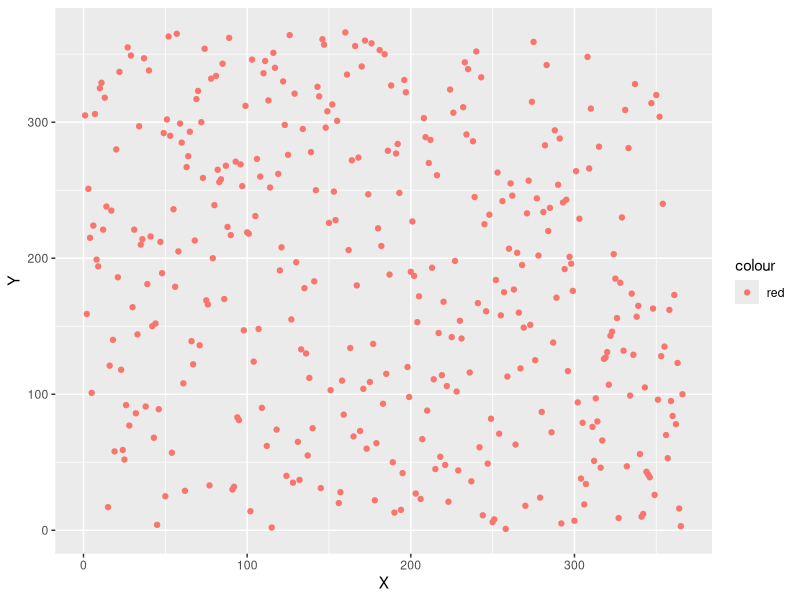
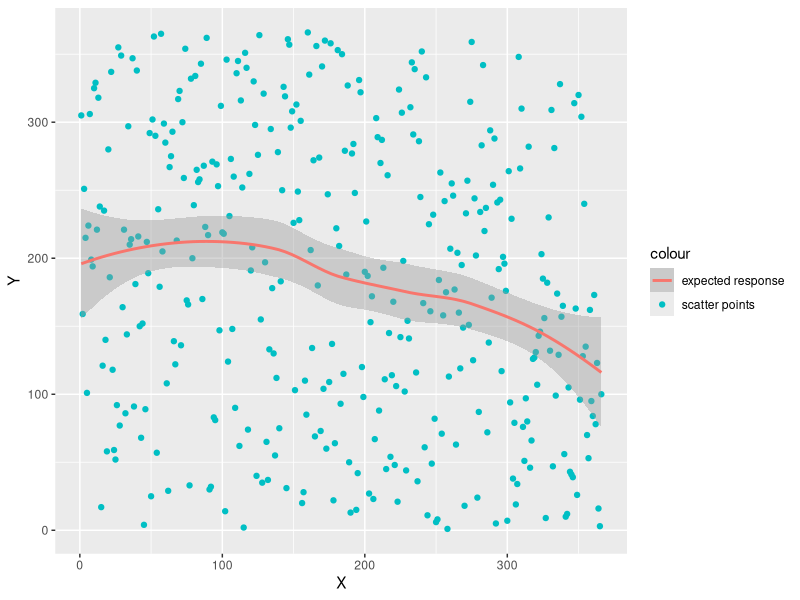
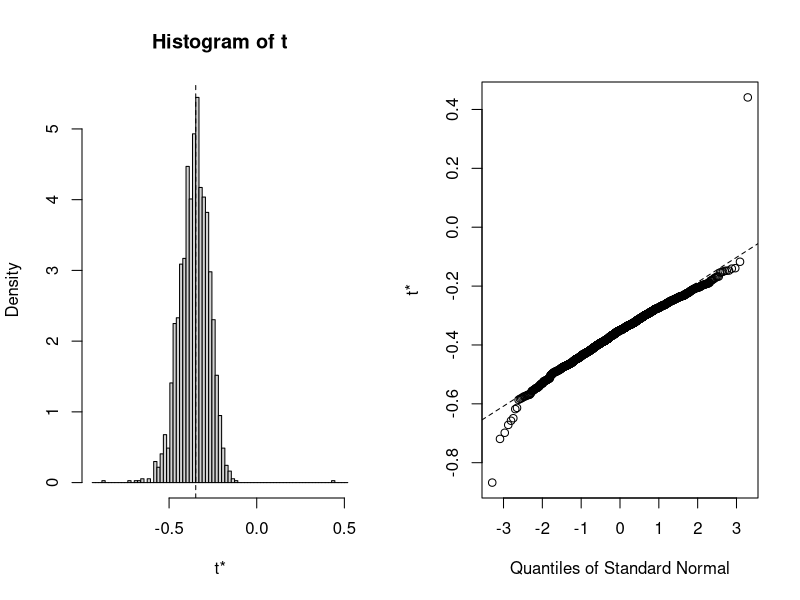

These figures' R source, in order: (Note: this script raises an error after producing the figures.)
## ---- chunk 1
Sys.setlocale(locale = "English")
knitr::opts_chunk$set(echo = TRUE)
# libraries used in this lab
library(ggplot2)
#install.packages("boot") # to create booststarp
library(boot)
## ---- chunk 2
# scatterplot 
rm(list=ls())
data1 = read.csv2("lottery.csv")
Y = data1$Draft_No
X = data1$Day_of_year

plot_11 = ggplot(data = data1,aes(x = X, y = Y)) + 
  geom_point(aes(color = "red")) 
plot_11
## ---- chunk 3
plot_12 = plot_11 + 
  # `geom_smooth()` using method = 'loess' and formula 'y ~ x' - that´s correct
  geom_smooth(method ="loess", formula = y~x, aes(color="blue")) +
  scale_color_discrete(labels=c("expected response",
                                "scatter points")
                       )
plot_12
## ---- chunk 4
# use non parametric bootstrap 
# need data = data1, statistic = loess & test stat, R = 200
stats = function(data,vn){
   data<-data[vn,]
  # Y=Draft No & X=Day of year
  # create the loess regression
  reg = loess(Draft_No ~ Day_of_year, data = data)
  # get the min and max positions of x - for fit
  X_b = which.max(reg$fitted)
  X_a = which.min(reg$fitted)
  # fit regression for x values
  fit_X_b = reg$fitted[X_b]
  fit_X_a = reg$fitted[X_a]
  # the given test statistic
  T_stat = (fit_X_b - fit_X_a) / (data$Day_of_year[X_b] - data$Day_of_year[X_a])
  return(T_stat)
}

#bootstrap
set.seed(311015)
myboot = boot(data = data1, 
              statistic = stats,
              R = 2000)
## ---- chunk 5
# plot distribution
b=plot(myboot, index = 1)

# plot_13_data = data.frame("t" = myboot$t,
#                           "index" = 1:length(myboot$t))
# mean_t = mean(myboot$t)
# 
# plot_13 = ggplot(data = plot_13_data, aes(x = t)) + 
#   ggtitle("Histogram of t") + 
#   geom_histogram(aes(y=..density..),
#                  colour="black",
#                  fill="white",
#                  bins=100) + 
#   geom_vline(aes(xintercept = mean_t, color = "red"))
# plot_13
## ---- chunk 6
# calculate the p-value
# lecture slide 11
p_val = sum(myboot$t >= 0)/length(myboot$t)
p_val
## ---- chunk 7
B = 2000
stat = numeric(B)
n = dim(data1)[1]
for(b in 1:B){
  Gb=sample(data1$Day_of_year, n)
  

  
  stat[b]=mean(mouse$Value[Gb=='z'])-mean(mouse$Value[Gb=='y'])
}
## ---- chunk 8
rm(list = ls())
data2 = read.csv2("prices1.csv")
## ---- chunk 9
# calculate the mean of the price
price_mean = mean(data2$Price) # 1080.473

cols <- c("Mean"="#FF6633")
# create the plot - hist + distribution + mean
ggplot(data = data2, aes(x = Price)) + 
  #geom_histogram(color = "#33CCFF", fill = "#33CCFF") + 
  ggtitle("Histogram of Price") + 
  geom_vline(aes(xintercept = price_mean, color = "Mean")) + 
  geom_histogram(aes(y=..density..),
                 colour="black",
                 fill="white",
                 bins=30)+
  geom_density(alpha=.2, fill="#FF6666")  
  # geom_density(kernel = "poisson") create a possion distribution
## ---- chunk 10
price_mean
## ---- chunk 11
# code from slide 17
stat1 <- function(data,vn){
    data<-as.data.frame(data[vn,])
    res<-lm(Response~Predictor,data)
    res$coefficients[2]
}
x<-rnorm(100)
data<-cbind(Predictor=x, Response=3+2*x+rnorm(length(x), sd=0.5))
res<-boot(data,stat1,R=1000)
print(boot.ci(res))
## ---- chunk 12
# function - estiamte mean
stat1 <- function(data,vn){
    data = as.data.frame(data[vn,])
    return(mean(data$Price))
}

set.seed(123456)
res1 = boot(data2, stat1, R=1000)
res1
## ---- chunk 13
# 95% confidence interval mean price 
# --- bootstrap percentile, bootstrap BCa, and first–order normal approximation
print(boot.ci(res1)) # , type = c("perc", "bca", "basic")

# plot
plot(res1)

# the two functions does not work
plot.boot(res)
print.bootci(res)

## ---- chunk 14
# Uncertainty estimation: variance of estimator
# - Bootstrap
stat2 = function(data, vn){
  data = data[vn]
  result = (1/(length(data) -1)) * sum((data - mean(data))^2)
  return(result)
}

set.seed(123456)
res2 = boot(res1$t, stat2, R=1000)
res2
## ---- chunk 15
n = nrow(data2)
constant = 1/(n*(n-1))
T_i_star = c()
for (i in 1:n) {
  T_i_star[i] = n * mean(data2$Price) - (n-1) * mean(data2[-i,1])
}
J_T = (1/n) * sum(T_i_star)
Var_T_jackknife = constant * sum((T_i_star - J_T)^2)
## ---- chunk 16

